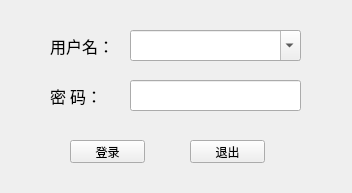
<?xml version="1.0" encoding="UTF-8"?>
<ui version="4.0">
 <class>Login</class>
 <widget class="QWidget" name="Login">
  <property name="geometry">
   <rect>
    <x>0</x>
    <y>0</y>
    <width>352</width>
    <height>193</height>
   </rect>
  </property>
  <property name="windowTitle">
   <string>Login</string>
  </property>
  <widget class="QLabel" name="label_6">
   <property name="geometry">
    <rect>
     <x>50</x>
     <y>30</y>
     <width>71</width>
     <height>31</height>
    </rect>
   </property>
   <property name="font">
    <font>
     <family>微软雅黑</family>
     <pointsize>12</pointsize>
    </font>
   </property>
   <property name="text">
    <string>用户名：</string>
   </property>
  </widget>
  <widget class="QLabel" name="label_7">
   <property name="geometry">
    <rect>
     <x>50</x>
     <y>80</y>
     <width>51</width>
     <height>31</height>
    </rect>
   </property>
   <property name="font">
    <font>
     <family>微软雅黑</family>
     <pointsize>12</pointsize>
    </font>
   </property>
   <property name="text">
    <string>密 码：</string>
   </property>
  </widget>
  <widget class="QLineEdit" name="password_edit">
   <property name="geometry">
    <rect>
     <x>130</x>
     <y>80</y>
     <width>171</width>
     <height>31</height>
    </rect>
   </property>
   <property name="font">
    <font>
     <family>微软雅黑</family>
     <pointsize>16</pointsize>
     <weight>50</weight>
     <bold>false</bold>
    </font>
   </property>
   <property name="echoMode">
    <enum>QLineEdit::Password</enum>
   </property>
   <property name="readOnly">
    <bool>false</bool>
   </property>
  </widget>
  <widget class="QPushButton" name="login_btn">
   <property name="geometry">
    <rect>
     <x>70</x>
     <y>140</y>
     <width>75</width>
     <height>23</height>
    </rect>
   </property>
   <property name="text">
    <string>登录</string>
   </property>
  </widget>
  <widget class="QPushButton" name="exit_btn">
   <property name="geometry">
    <rect>
     <x>190</x>
     <y>140</y>
     <width>75</width>
     <height>23</height>
    </rect>
   </property>
   <property name="text">
    <string>退出</string>
   </property>
  </widget>
  <widget class="QComboBox" name="user_combo_box">
   <property name="geometry">
    <rect>
     <x>130</x>
     <y>30</y>
     <width>171</width>
     <height>31</height>
    </rect>
   </property>
   <property name="font">
    <font>
     <family>微软雅黑</family>
     <pointsize>16</pointsize>
    </font>
   </property>
   <property name="editable">
    <bool>true</bool>
   </property>
  </widget>
 </widget>
 <resources/>
 <connections/>
</ui>
